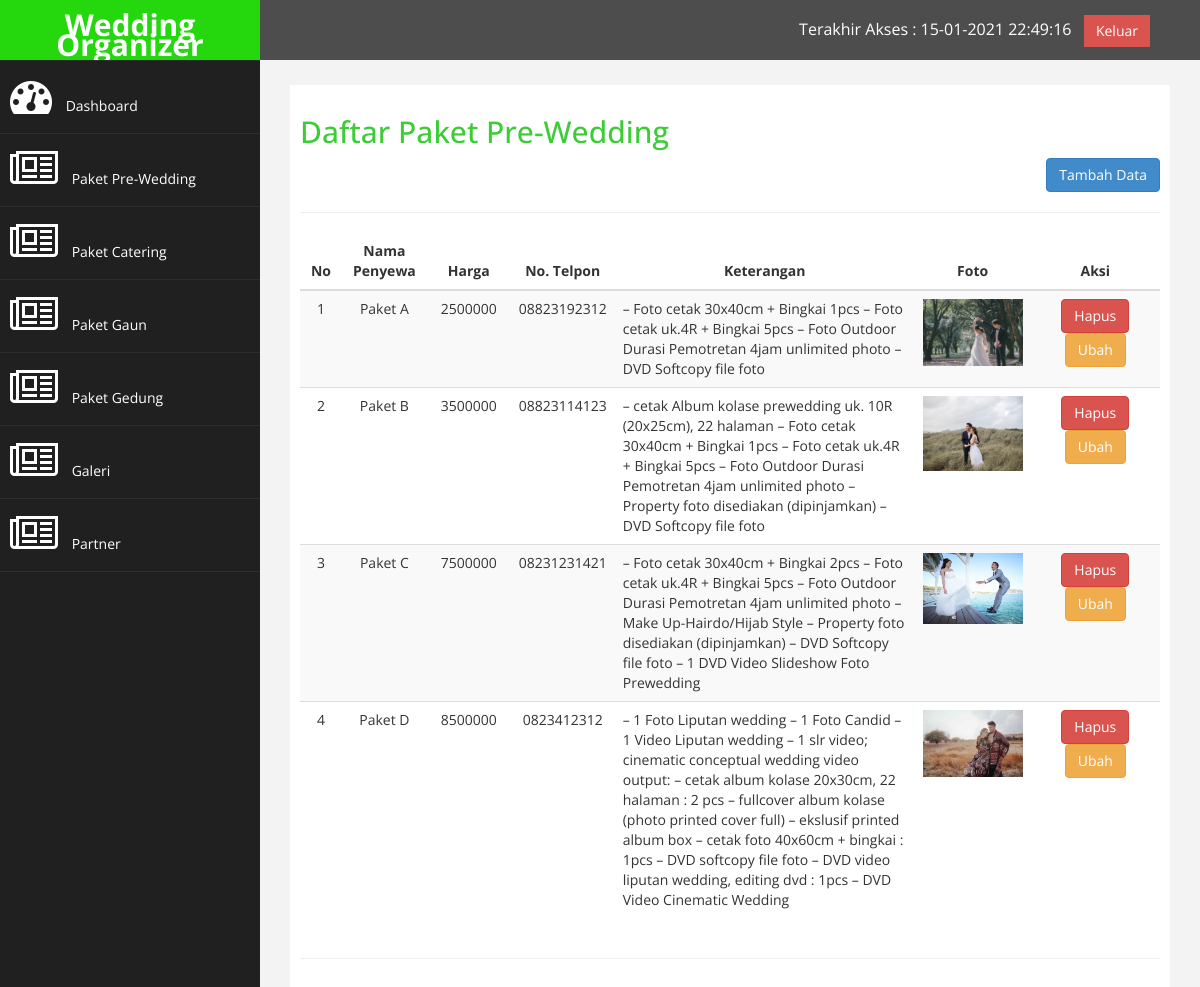
The app's page /admin.php?halaman=paket_prewed (signed in) with its own data.
### tables this page shows
CREATE TABLE `wedding` (
  `id_wed` int(3) NOT NULL,
  `nama_wed` varchar(50) NOT NULL,
  `harga_wed` varchar(15) NOT NULL,
  `telp_wed` varchar(12) NOT NULL,
  `keterangan_wed` text NOT NULL,
  `foto_wed` text NOT NULL
);

### paket_prewed.php (the view)
<h2>Daftar Paket Pre-Wedding</h2>
<div class="text-right">
    <a href="admin.php?halaman=tambah_paket_prewed" class="btn btn-primary">Tambah Data</a>
</div><hr>
<table class="table table-striped">
    <thead>
        <th width="5%" class="text-center">No</th>
        <th width="10%" class="text-center">Nama Penyewa</th>
        <th width="10%" class="text-center">Harga</th>
        <th width="10%" class="text-center">No. Telpon</th>
        <th width="39%" class="text-center">Keterangan</th>
        <th width="10%" class="text-center">Foto</th>
        <th width="30%" class="text-center">Aksi</th>
    </thead>
    <tbody>
        <?php $nomor = 1; ?>
        <?php $ambil = mysqli_query($link, "SELECT * FROM wedding"); ?>
        <?php while ($pecah = mysqli_fetch_assoc($ambil)) { ?>
            <tr>
                <td class="text-center"><?= $nomor; ?></td>
                <td class="text-center"><?= $pecah['nama_wed']; ?></td>
                <td class="text-center"><?= $pecah['harga_wed']; ?></td>
                <td class="text-center"><?= $pecah['telp_wed']; ?></td>
                <td><?= $pecah['keterangan_wed']; ?></td>
                <td class="text-center">
                    <img src="images/<?= $pecah['foto_wed']; ?>" width="100px">
                </td>
                <td class="text-center">
                    <a href="admin.php?halaman=hapus_paket_prewed&id=<?= $pecah['id_wed']; ?>" class="btn btn-danger">Hapus</a>
                    <a href="admin.php?halaman=ubah_paket_prewed&id=<?= $pecah['id_wed']; ?>" class="btn btn-warning">Ubah</a>
                </td>
            </tr>
            <?php $nomor++ ?>
        <?php } ?>
    </tbody>
</table>

### admin/assets/css/custom.css (style rules this page uses)
body { font-family: 'Open Sans', sans-serif; }
.text-center { text-align:center; }
h2 { color: rgba(32, 197, 26, 0.877); }

### records on screen
wedding: nama_wed "Paket A", harga_wed "2500000", telp_wed "08823192312", keterangan_wed "– Foto cetak 30x40cm + Bingkai 1pcs – Foto cetak uk.4R + Bingkai 5pcs – Foto Outdoor Durasi Pemotretan 4jam unlimited photo – DVD Softcopy file foto", foto_wed (picture)
wedding: nama_wed "Paket B", harga_wed "3500000", telp_wed "08823114123", keterangan_wed "– cetak Album kolase prewedding uk. 10R (20x25cm), 22 halaman – Foto cetak 30x40cm + Bingkai 1pcs – Foto cetak uk.4R + Bingkai 5pcs – Foto Outdoor Durasi Pemotretan 4jam unlimited photo – Property foto disediakan (dipinjamkan) – DVD Softcopy file foto", foto_wed (picture)
wedding: nama_wed "Paket C", harga_wed "7500000", telp_wed "08231231421", keterangan_wed "– Foto cetak 30x40cm + Bingkai 2pcs – Foto cetak uk.4R + Bingkai 5pcs – Foto Outdoor Durasi Pemotretan 4jam unlimited photo – Make Up-Hairdo/Hijab Style – Property foto disediakan (dipinjamkan) – DVD Softcopy file foto – 1 DVD Video Slideshow Foto Prewedding", foto_wed (picture)
wedding: nama_wed "Paket D", harga_wed "8500000", telp_wed "0823412312", keterangan_wed "– 1 Foto Liputan wedding – 1 Foto Candid – 1 Video Liputan wedding – 1 slr video; cinematic conceptual wedding video output: – cetak album kolase 20x30cm, 22 halaman : 2 pcs – fullcover album kolase (photo printed cover full) – ekslusif printed album box – cetak foto 40x60cm + bingkai : 1pcs – DVD softcopy file foto – DVD video liputan wedding, editing dvd : 1pcs – DVD Video Cinematic Wedding", foto_wed (picture)
